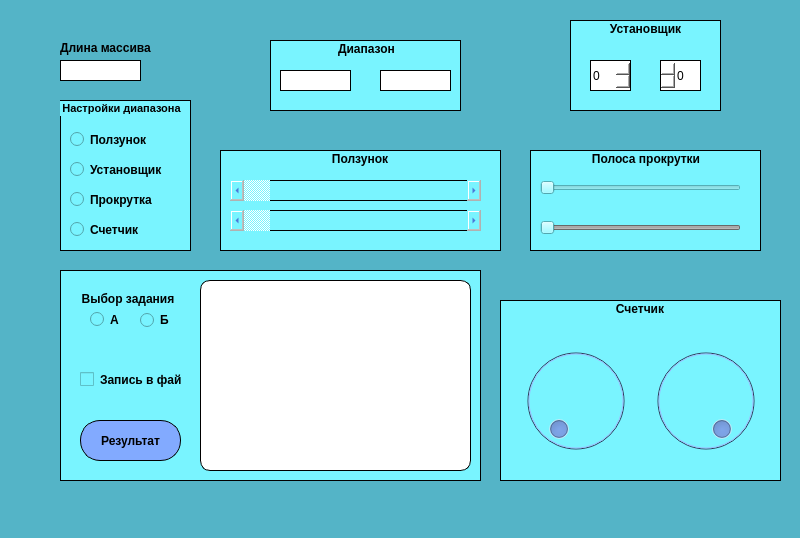
<?xml version="1.0" encoding="UTF-8"?>
<ui version="4.0">
 <class>MainWindow</class>
 <widget class="QMainWindow" name="MainWindow">
  <property name="geometry">
   <rect>
    <x>0</x>
    <y>0</y>
    <width>800</width>
    <height>538</height>
   </rect>
  </property>
  <property name="cursor">
   <cursorShape>ArrowCursor</cursorShape>
  </property>
  <property name="windowTitle">
   <string>MainWindow</string>
  </property>
  <property name="windowIcon">
   <iconset>
    <normaloff>../../Downloads/free-icon-ico-5966376.ico</normaloff>../../Downloads/free-icon-ico-5966376.ico</iconset>
  </property>
  <property name="styleSheet">
   <string notr="true">background: rgb(84, 180, 199)</string>
  </property>
  <widget class="QWidget" name="centralwidget">
   <widget class="QGroupBox" name="groupBoxAnswer">
    <property name="geometry">
     <rect>
      <x>60</x>
      <y>270</y>
      <width>421</width>
      <height>211</height>
     </rect>
    </property>
    <property name="styleSheet">
     <string notr="true">border: 1px solid #000000;
color: rgb(0, 0, 0);
background: rgb(121, 244, 255)</string>
    </property>
    <property name="title">
     <string/>
    </property>
    <widget class="QTextEdit" name="textEdit">
     <property name="geometry">
      <rect>
       <x>140</x>
       <y>10</y>
       <width>271</width>
       <height>191</height>
      </rect>
     </property>
     <property name="font">
      <font>
       <weight>75</weight>
       <bold>true</bold>
      </font>
     </property>
     <property name="cursor" stdset="0">
      <cursorShape>BusyCursor</cursorShape>
     </property>
     <property name="styleSheet">
      <string notr="true">border: 1px solid #000000;
border-radius: 10px;
background: rgb(255, 255, 255)</string>
     </property>
     <property name="readOnly">
      <bool>true</bool>
     </property>
    </widget>
    <widget class="QGroupBox" name="groupBoxTask">
     <property name="geometry">
      <rect>
       <x>20</x>
       <y>20</y>
       <width>101</width>
       <height>51</height>
      </rect>
     </property>
     <property name="font">
      <font>
       <weight>75</weight>
       <bold>true</bold>
      </font>
     </property>
     <property name="styleSheet">
      <string notr="true">border: 0px solid #000000;</string>
     </property>
     <property name="title">
      <string>Выбор задания</string>
     </property>
     <widget class="QRadioButton" name="radioButtonTaskB">
      <property name="geometry">
       <rect>
        <x>60</x>
        <y>20</y>
        <width>31</width>
        <height>20</height>
       </rect>
      </property>
      <property name="font">
       <font>
        <weight>75</weight>
        <bold>true</bold>
       </font>
      </property>
      <property name="styleSheet">
       <string notr="true">border: 0px solid #000000;</string>
      </property>
      <property name="text">
       <string>Б</string>
      </property>
     </widget>
     <widget class="QRadioButton" name="radioButtonTaskA">
      <property name="geometry">
       <rect>
        <x>10</x>
        <y>20</y>
        <width>31</width>
        <height>19</height>
       </rect>
      </property>
      <property name="font">
       <font>
        <weight>75</weight>
        <bold>true</bold>
       </font>
      </property>
      <property name="styleSheet">
       <string notr="true">border: 0px solid #000000;</string>
      </property>
      <property name="text">
       <string>А</string>
      </property>
     </widget>
    </widget>
    <widget class="QCheckBox" name="checkBoxIFiles">
     <property name="geometry">
      <rect>
       <x>20</x>
       <y>100</y>
       <width>101</width>
       <height>19</height>
      </rect>
     </property>
     <property name="font">
      <font>
       <weight>75</weight>
       <bold>true</bold>
      </font>
     </property>
     <property name="cursor">
      <cursorShape>PointingHandCursor</cursorShape>
     </property>
     <property name="styleSheet">
      <string notr="true">border: 0px solid #000000;</string>
     </property>
     <property name="text">
      <string>Запись в файл</string>
     </property>
    </widget>
    <widget class="QPushButton" name="pushButton">
     <property name="geometry">
      <rect>
       <x>20</x>
       <y>150</y>
       <width>101</width>
       <height>41</height>
      </rect>
     </property>
     <property name="font">
      <font>
       <weight>75</weight>
       <bold>true</bold>
      </font>
     </property>
     <property name="cursor">
      <cursorShape>PointingHandCursor</cursorShape>
     </property>
     <property name="styleSheet">
      <string notr="true">border: 1px solid #000000;
border-radius: 20px;
background: rgb(130, 170, 255)</string>
     </property>
     <property name="text">
      <string>Результат</string>
     </property>
     <property name="icon">
      <iconset>
       <normaloff>../../Downloads/icons8-воспроизведение-30.ico</normaloff>../../Downloads/icons8-воспроизведение-30.ico</iconset>
     </property>
    </widget>
   </widget>
   <widget class="QLineEdit" name="lineEditSize">
    <property name="geometry">
     <rect>
      <x>60</x>
      <y>60</y>
      <width>81</width>
      <height>21</height>
     </rect>
    </property>
    <property name="styleSheet">
     <string notr="true">color: rgb(0, 0, 0);
border: 1px solid #000000;
background: rgb(255, 255, 255)</string>
    </property>
   </widget>
   <widget class="QLabel" name="labelSize">
    <property name="geometry">
     <rect>
      <x>60</x>
      <y>40</y>
      <width>91</width>
      <height>16</height>
     </rect>
    </property>
    <property name="font">
     <font>
      <weight>75</weight>
      <bold>true</bold>
     </font>
    </property>
    <property name="styleSheet">
     <string notr="true">color: rgb(0, 0, 0);</string>
    </property>
    <property name="text">
     <string>Длина массива</string>
    </property>
   </widget>
   <widget class="QGroupBox" name="groupBoxSettings">
    <property name="geometry">
     <rect>
      <x>60</x>
      <y>100</y>
      <width>131</width>
      <height>151</height>
     </rect>
    </property>
    <property name="font">
     <font>
      <family>MS Shell Dlg 2</family>
      <pointsize>8</pointsize>
      <weight>75</weight>
      <bold>true</bold>
      <underline>false</underline>
     </font>
    </property>
    <property name="styleSheet">
     <string notr="true">border: 1px solid #000000;
color: rgb(0, 0, 0);
background: rgb(121, 244, 255)</string>
    </property>
    <property name="title">
     <string>Настройки диапазона</string>
    </property>
    <widget class="QRadioButton" name="radioButtonScroll">
     <property name="geometry">
      <rect>
       <x>10</x>
       <y>30</y>
       <width>84</width>
       <height>19</height>
      </rect>
     </property>
     <property name="font">
      <font>
       <weight>75</weight>
       <bold>true</bold>
      </font>
     </property>
     <property name="cursor">
      <cursorShape>PointingHandCursor</cursorShape>
     </property>
     <property name="styleSheet">
      <string notr="true">border: 0px solid #000000;
color:rgb(0, 0, 0);</string>
     </property>
     <property name="text">
      <string>Ползунок</string>
     </property>
    </widget>
    <widget class="QRadioButton" name="radioButtonSlider">
     <property name="geometry">
      <rect>
       <x>10</x>
       <y>90</y>
       <width>84</width>
       <height>19</height>
      </rect>
     </property>
     <property name="font">
      <font>
       <weight>75</weight>
       <bold>true</bold>
      </font>
     </property>
     <property name="cursor">
      <cursorShape>PointingHandCursor</cursorShape>
     </property>
     <property name="styleSheet">
      <string notr="true">border: 0px solid #000000;
color: rgb(0, 0, 0);</string>
     </property>
     <property name="text">
      <string>Прокрутка</string>
     </property>
    </widget>
    <widget class="QRadioButton" name="radioButtonDial">
     <property name="geometry">
      <rect>
       <x>10</x>
       <y>120</y>
       <width>84</width>
       <height>19</height>
      </rect>
     </property>
     <property name="font">
      <font>
       <weight>75</weight>
       <bold>true</bold>
      </font>
     </property>
     <property name="cursor">
      <cursorShape>PointingHandCursor</cursorShape>
     </property>
     <property name="styleSheet">
      <string notr="true">border: 0px solid #000000;
color: rgb(0, 0, 0)</string>
     </property>
     <property name="text">
      <string>Счетчик</string>
     </property>
    </widget>
    <widget class="QRadioButton" name="radioButtonSpin">
     <property name="geometry">
      <rect>
       <x>10</x>
       <y>60</y>
       <width>101</width>
       <height>19</height>
      </rect>
     </property>
     <property name="font">
      <font>
       <weight>75</weight>
       <bold>true</bold>
      </font>
     </property>
     <property name="cursor">
      <cursorShape>PointingHandCursor</cursorShape>
     </property>
     <property name="styleSheet">
      <string notr="true">border: 0px solid #000000;
color: rgb(0, 0, 0)</string>
     </property>
     <property name="text">
      <string>Установщик</string>
     </property>
    </widget>
   </widget>
   <widget class="QGroupBox" name="groupBoxRanges">
    <property name="enabled">
     <bool>false</bool>
    </property>
    <property name="geometry">
     <rect>
      <x>270</x>
      <y>40</y>
      <width>191</width>
      <height>71</height>
     </rect>
    </property>
    <property name="font">
     <font>
      <weight>75</weight>
      <bold>true</bold>
     </font>
    </property>
    <property name="styleSheet">
     <string notr="true">border: 1px solid #000000;
color: rgb(0, 0, 0);
background: rgb(121, 244, 255)</string>
    </property>
    <property name="title">
     <string>Диапазон</string>
    </property>
    <property name="alignment">
     <set>Qt::AlignCenter</set>
    </property>
    <widget class="QLabel" name="label">
     <property name="geometry">
      <rect>
       <x>110</x>
       <y>30</y>
       <width>71</width>
       <height>21</height>
      </rect>
     </property>
     <property name="styleSheet">
      <string notr="true">border: 1px solid #000000;
color: rgb(0, 0, 0);
background: rgb(255, 255, 255)</string>
     </property>
     <property name="text">
      <string/>
     </property>
    </widget>
    <widget class="QLabel" name="label_2">
     <property name="geometry">
      <rect>
       <x>10</x>
       <y>30</y>
       <width>71</width>
       <height>21</height>
      </rect>
     </property>
     <property name="styleSheet">
      <string notr="true">border: 1px solid #000000;
color: rgb(0, 0, 0);
border-radius: 20px;
background: rgb(255, 255, 255)</string>
     </property>
     <property name="text">
      <string/>
     </property>
    </widget>
   </widget>
   <widget class="QGroupBox" name="groupBoxSliders">
    <property name="enabled">
     <bool>false</bool>
    </property>
    <property name="geometry">
     <rect>
      <x>530</x>
      <y>150</y>
      <width>231</width>
      <height>101</height>
     </rect>
    </property>
    <property name="font">
     <font>
      <weight>75</weight>
      <bold>true</bold>
     </font>
    </property>
    <property name="styleSheet">
     <string notr="true">border: 1px solid #000000;
color: rgb(0, 0, 0);
background: rgb(121, 244, 255)</string>
    </property>
    <property name="title">
     <string>Полоса прокрутки</string>
    </property>
    <property name="alignment">
     <set>Qt::AlignCenter</set>
    </property>
    <widget class="QSlider" name="sliderPozitive">
     <property name="geometry">
      <rect>
       <x>10</x>
       <y>70</y>
       <width>201</width>
       <height>16</height>
      </rect>
     </property>
     <property name="layoutDirection">
      <enum>Qt::RightToLeft</enum>
     </property>
     <property name="styleSheet">
      <string notr="true">border: 0px solid #000000;
color:rgb(47, 50, 195)</string>
     </property>
     <property name="minimum">
      <number>-200</number>
     </property>
     <property name="maximum">
      <number>0</number>
     </property>
     <property name="orientation">
      <enum>Qt::Horizontal</enum>
     </property>
    </widget>
    <widget class="QSlider" name="sliderNegative">
     <property name="geometry">
      <rect>
       <x>10</x>
       <y>30</y>
       <width>201</width>
       <height>16</height>
      </rect>
     </property>
     <property name="styleSheet">
      <string notr="true">border: 0px solid #000000;
color:rgb(47, 50, 195)</string>
     </property>
     <property name="orientation">
      <enum>Qt::Horizontal</enum>
     </property>
    </widget>
   </widget>
   <widget class="QGroupBox" name="groupBoxScrollBars">
    <property name="enabled">
     <bool>false</bool>
    </property>
    <property name="geometry">
     <rect>
      <x>220</x>
      <y>150</y>
      <width>281</width>
      <height>101</height>
     </rect>
    </property>
    <property name="font">
     <font>
      <weight>75</weight>
      <bold>true</bold>
     </font>
    </property>
    <property name="styleSheet">
     <string notr="true">border: 1px solid #000000;
color: rgb(0, 0, 0);
background: rgb(121, 244, 255)</string>
    </property>
    <property name="title">
     <string>Ползунок</string>
    </property>
    <property name="alignment">
     <set>Qt::AlignCenter</set>
    </property>
    <widget class="QScrollBar" name="scrollBarPozitive">
     <property name="geometry">
      <rect>
       <x>10</x>
       <y>30</y>
       <width>251</width>
       <height>21</height>
      </rect>
     </property>
     <property name="styleSheet">
      <string notr="true">color:rgb(47, 50, 195)</string>
     </property>
     <property name="maximum">
      <number>200</number>
     </property>
     <property name="orientation">
      <enum>Qt::Horizontal</enum>
     </property>
    </widget>
    <widget class="QScrollBar" name="scrollBarNigative">
     <property name="geometry">
      <rect>
       <x>10</x>
       <y>60</y>
       <width>251</width>
       <height>21</height>
      </rect>
     </property>
     <property name="layoutDirection">
      <enum>Qt::RightToLeft</enum>
     </property>
     <property name="styleSheet">
      <string notr="true">color:rgb(47, 50, 195)</string>
     </property>
     <property name="minimum">
      <number>-200</number>
     </property>
     <property name="maximum">
      <number>0</number>
     </property>
     <property name="value">
      <number>0</number>
     </property>
     <property name="sliderPosition">
      <number>0</number>
     </property>
     <property name="orientation">
      <enum>Qt::Horizontal</enum>
     </property>
    </widget>
   </widget>
   <widget class="QGroupBox" name="groupBoxCircles">
    <property name="enabled">
     <bool>false</bool>
    </property>
    <property name="geometry">
     <rect>
      <x>500</x>
      <y>300</y>
      <width>281</width>
      <height>181</height>
     </rect>
    </property>
    <property name="font">
     <font>
      <weight>75</weight>
      <bold>true</bold>
     </font>
    </property>
    <property name="styleSheet">
     <string notr="true">border: 1px solid #000000;
color: rgb(0, 0, 0);
background: rgb(121, 244, 255)</string>
    </property>
    <property name="title">
     <string>Счетчик</string>
    </property>
    <property name="alignment">
     <set>Qt::AlignCenter</set>
    </property>
    <widget class="QDial" name="dialPositive">
     <property name="geometry">
      <rect>
       <x>0</x>
       <y>40</y>
       <width>151</width>
       <height>121</height>
      </rect>
     </property>
     <property name="styleSheet">
      <string notr="true">color:rgb(47, 50, 195);
background: rgb(130, 170, 255)</string>
     </property>
     <property name="maximum">
      <number>200</number>
     </property>
    </widget>
    <widget class="QDial" name="dialNigative">
     <property name="geometry">
      <rect>
       <x>130</x>
       <y>40</y>
       <width>151</width>
       <height>121</height>
      </rect>
     </property>
     <property name="layoutDirection">
      <enum>Qt::LeftToRight</enum>
     </property>
     <property name="autoFillBackground">
      <bool>false</bool>
     </property>
     <property name="styleSheet">
      <string notr="true">color:rgb(47, 50, 195);
background: rgb(130, 170, 255)</string>
     </property>
     <property name="minimum">
      <number>-200</number>
     </property>
     <property name="maximum">
      <number>0</number>
     </property>
     <property name="tracking">
      <bool>true</bool>
     </property>
    </widget>
   </widget>
   <widget class="QGroupBox" name="groupBoxSpins">
    <property name="enabled">
     <bool>false</bool>
    </property>
    <property name="geometry">
     <rect>
      <x>570</x>
      <y>20</y>
      <width>151</width>
      <height>91</height>
     </rect>
    </property>
    <property name="font">
     <font>
      <weight>75</weight>
      <bold>true</bold>
     </font>
    </property>
    <property name="styleSheet">
     <string notr="true">border: 1px solid #000000;
color: rgb(0, 0, 0);
background: rgb(121, 244, 255)</string>
    </property>
    <property name="title">
     <string>Установщик</string>
    </property>
    <property name="alignment">
     <set>Qt::AlignCenter</set>
    </property>
    <widget class="QSpinBox" name="spinBoxPozitive">
     <property name="geometry">
      <rect>
       <x>20</x>
       <y>40</y>
       <width>41</width>
       <height>31</height>
      </rect>
     </property>
     <property name="styleSheet">
      <string notr="true">background: rgb(255, 255, 255)</string>
     </property>
    </widget>
    <widget class="QSpinBox" name="spinBoxNigative">
     <property name="geometry">
      <rect>
       <x>90</x>
       <y>40</y>
       <width>41</width>
       <height>31</height>
      </rect>
     </property>
     <property name="layoutDirection">
      <enum>Qt::RightToLeft</enum>
     </property>
     <property name="autoFillBackground">
      <bool>false</bool>
     </property>
     <property name="styleSheet">
      <string notr="true">background: rgb(255, 255, 255)</string>
     </property>
     <property name="buttonSymbols">
      <enum>QAbstractSpinBox::UpDownArrows</enum>
     </property>
     <property name="minimum">
      <number>-200</number>
     </property>
     <property name="maximum">
      <number>0</number>
     </property>
     <property name="singleStep">
      <number>1</number>
     </property>
     <property name="value">
      <number>0</number>
     </property>
    </widget>
   </widget>
  </widget>
  <widget class="QMenuBar" name="menubar">
   <property name="geometry">
    <rect>
     <x>0</x>
     <y>0</y>
     <width>800</width>
     <height>20</height>
    </rect>
   </property>
  </widget>
  <widget class="QStatusBar" name="statusbar"/>
 </widget>
 <resources/>
 <connections/>
</ui>
